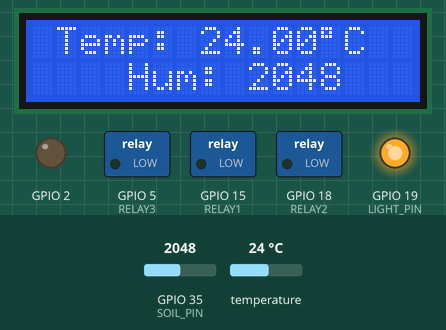
Bench run of a program on a simulated ESP32. On the bench: 16×2 character LCD, switched loads named in the program (green lamp = pin HIGH), output pins drawn as LEDs (lit = HIGH). Inputs (shaded band) come from the test bench; at power-on: GPIO 35 (SOIL_PIN) = 2048, temperature 24 °C. WiFi joins after 1.5 s; servers stay silent unless stated; what the program prints to the serial monitor is not drawn.

Above: at 3.9 s.
4.0 s: GPIO 35 (SOIL_PIN) set to 1038
At 7.6 s:
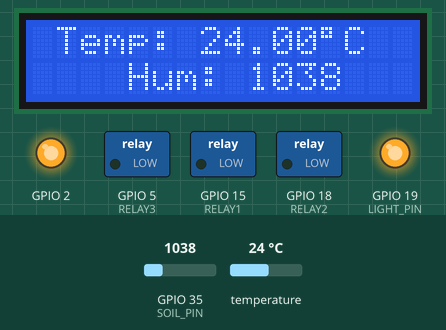
11.8 s: GPIO 35 (SOIL_PIN) set to 957
At 16.3 s:
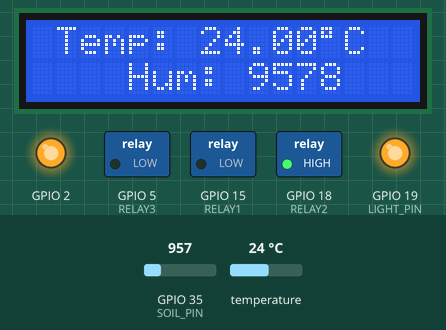
19.6 s: temperature set to 12 °C
At 22.1 s:
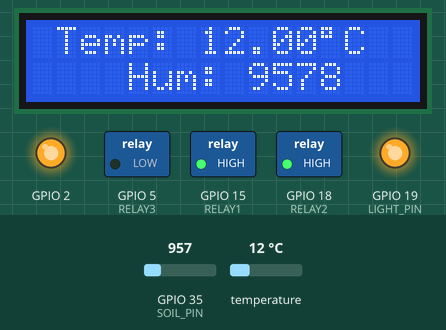
27.1 s: temperature set to 28 °C
At 30.8 s:
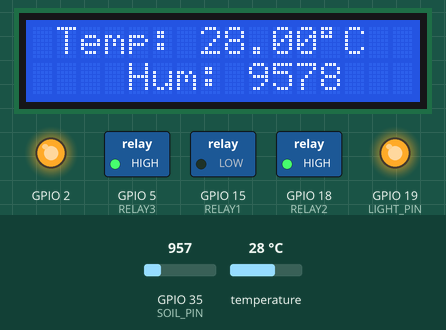
34.9 s: GPIO 35 (SOIL_PIN) set to 1040
At 38.3 s:
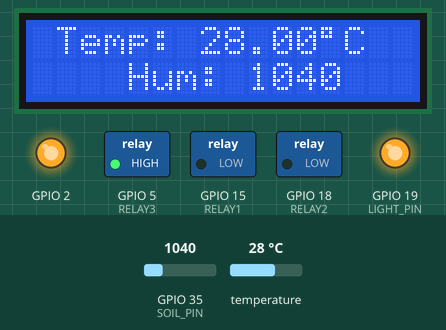
42.7 s: temperature set to 19 °C
At 47.1 s:
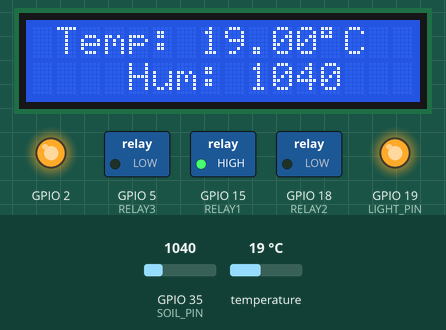
Timing chart, 0 to 51.4 s (numbered marks = the images above; inputs shaded):
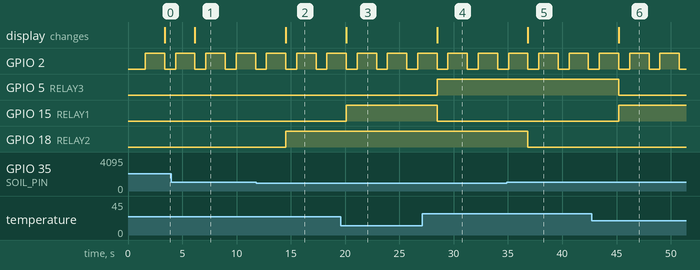

The program:

main.cpp
```cpp
#include <Arduino.h>
#include <ArduinoJson.h>
#include <DallasTemperature.h>
#include <HTTPClient.h>
#include <LiquidCrystal_I2C.h>
#include <OneWire.h>
#include <WiFi.h>

#define TEMP_PIN 4
#define SOIL_PIN 35
#define LIGHT_PIN 19

#define RELAY1 15 // Fan
#define RELAY2 18 // Water pump
#define RELAY3 5  // Heater

const char *ssid = "IKEA-FREE";
const char *password = "pdzl7885";

const char *post_url = "https://greenhouse-hardware-e6811b87b8a0.herokuapp.com/"
                       "post-greenhouse-info";

struct {
  float tempC = 0;
  int soilHum = 0;
  int airHum = 0;
} monVar;

class GreenhouseMonitor {
public:
  GreenhouseMonitor()
      : lcd(0x27, 16, 2), oneWire(TEMP_PIN), DS18B20(&oneWire) {}

  void begin() {
    Serial.begin(921600);
    DS18B20.begin();
    lcd.init();
    lcd.clear();
    pinMode(BUILTIN_LED, OUTPUT);
    pinMode(RELAY1, OUTPUT);
    pinMode(RELAY2, OUTPUT);
    pinMode(RELAY3, OUTPUT);
    pinMode(LIGHT_PIN, OUTPUT);

    digitalWrite(LIGHT_PIN, HIGH);

    connectWiFi();
  }

  void connectWiFi() {
    int attempts = 0;

    while (WiFi.status() != WL_CONNECTED && attempts < 15) {
      WiFi.begin(ssid, password);
      delay(500);

      Serial.print("Connecting to the WiFi... Attempt ");
      Serial.println(attempts + 1);

      attempts++;
    }

    if (WiFi.status() == WL_CONNECTED) {
      Serial.print("Connected to WiFi\nIP address: ");
      Serial.println(WiFi.localIP());
    } else {
      Serial.println("Failed to connect to WiFi");
    }
  }

  void sendData() {
    StaticJsonDocument<200> jsonDocument;

    jsonDocument["tempC"] = ceil(monVar.tempC);
    jsonDocument["soilHum"] = monVar.soilHum;

    String jsonData;
    serializeJson(jsonDocument, jsonData);

    http.begin(post_url);

    http.addHeader("Content-Type", "application/json");

    int httpResponseCode = http.POST(jsonData);

    if (httpResponseCode > 0) {
      Serial.print("HTTP Response code: ");
      Serial.println(httpResponseCode);
      String response = http.getString();
      Serial.println(response);
    } else {
      Serial.print("Error in HTTP request: ");
      Serial.println(httpResponseCode);
    }

    http.end();
  }

  void checkTemp() {
    DS18B20.requestTemperatures();
    monVar.tempC = DS18B20.getTempCByIndex(0);

    Serial.print("Temperature: ");
    Serial.print(monVar.tempC);
    Serial.println("°C");
  }

  void checkSoilLevels() {
    monVar.soilHum = analogRead(SOIL_PIN);

    if (monVar.soilHum < 1000) {
      Serial.print("Soil is Dry: ");
    } else {
      Serial.print("Soil is Wet: ");
    }

    Serial.println(monVar.soilHum);
  }

  void showLcd() {
    lcd.backlight();
    lcd.setCursor(1, 0);
    lcd.print("Temp: " + String(monVar.tempC) + (char)223 + "C");
    lcd.setCursor(2, 1);
    lcd.print("  Hum: " + String(monVar.soilHum));
  }

  void fanControl() { digitalWrite(RELAY1, (monVar.tempC >= 24) ? LOW : HIGH); }

  void heaterControl() {
    if (monVar.tempC <= 24) {
      digitalWrite(RELAY3, LOW);
    } else if (monVar.tempC >= 24) {
      digitalWrite(RELAY3, HIGH);
    }
  }

  void waterPumpControl() {
    if (monVar.soilHum <= 1000) {
      digitalWrite(RELAY2, HIGH);
    } else if (monVar.soilHum >= 1000) {
      digitalWrite(RELAY2, LOW);
    }
  }

  void toggleLights() {
    static unsigned long lastToggleTime = 0;
    if (millis() - lastToggleTime >= 43200000) {
      digitalWrite(LIGHT_PIN, !digitalRead(LIGHT_PIN));
      Serial.println("Light toggle");
      lastToggleTime = millis();
    }
  }

  void update() {
    checkTemp();
    checkSoilLevels();
    showLcd();
    fanControl();
    heaterControl();
    waterPumpControl();
  }

private:
  LiquidCrystal_I2C lcd;
  OneWire oneWire;
  DallasTemperature DS18B20;
  HTTPClient http;
  WiFiClient client;
};

GreenhouseMonitor greenhouseMonitor;

void setup() { greenhouseMonitor.begin(); }

void loop() {
  if (WiFi.status() != WL_CONNECTED) {
    greenhouseMonitor.connectWiFi();
    greenhouseMonitor.update();
  } else {
    digitalWrite(BUILTIN_LED, HIGH);
    delay(1000);
    greenhouseMonitor.update();
    static unsigned long lastSendDataTime = 0;
    if (millis() - lastSendDataTime >= 60000) {
      greenhouseMonitor.sendData();
      lastSendDataTime = millis();
    }
    greenhouseMonitor.toggleLights();
    digitalWrite(BUILTIN_LED, LOW);
    delay(1000);
  }
}
```

Measured:
- the behaviour switches between 1001 and 1000 on GPIO 35 (SOIL_PIN) (found by bisection; images 1 and 2)
- after the input at 4.0 s, the display: changes after 2.2 s (image 1)
- after the input at 11.8 s, GPIO 18 (RELAY2): LOW → HIGH after 2.7 s; the display: changes after 2.7 s (image 2)
- after the input at 19.6 s, GPIO 15 (RELAY1): LOW → HIGH after 0.51 s; the display: changes after 0.51 s (image 3)
- after the input at 27.1 s, GPIO 5 (RELAY3): LOW → HIGH after 1.4 s; GPIO 15 (RELAY1): HIGH → LOW after 1.4 s; the display: changes after 1.4 s (image 4)
- after the input at 34.9 s, GPIO 18 (RELAY2): HIGH → LOW after 1.9 s; the display: changes after 1.9 s (image 5)
- after the input at 42.7 s, GPIO 5 (RELAY3): HIGH → LOW after 2.5 s; GPIO 15 (RELAY1): LOW → HIGH after 2.5 s; the display: changes after 2.5 s (image 6)
- by itself, GPIO 2: alternates HIGH for 1.8 s and LOW for 1.0 s
